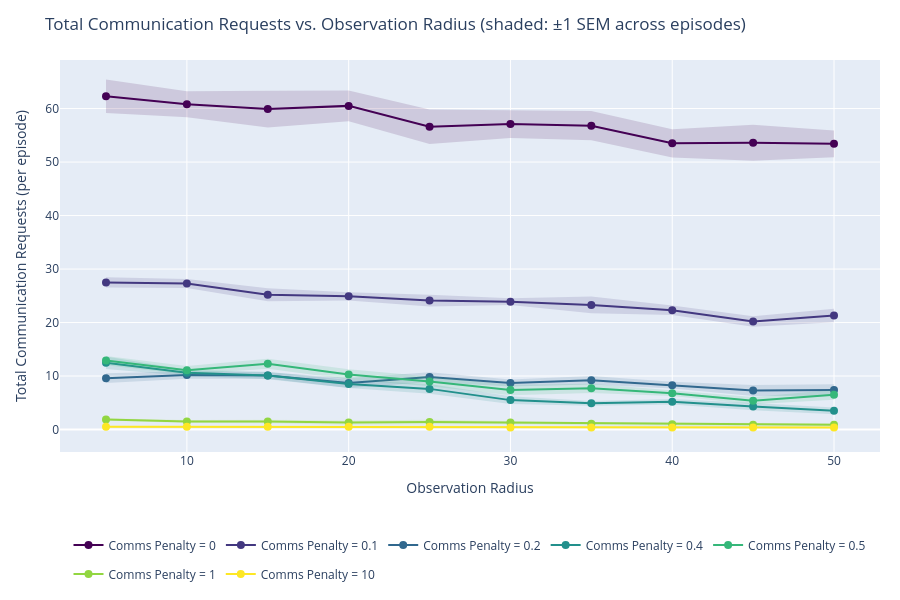

The cell this chart's notebook holds for it:
### Markdown cell above
### Communication Rate vs. Observation Radius

### Code cell
fig = go.Figure()
for series in series_order:
    color = series_colors[series]
    s = summary[series]
    xs = np.array(s['obs_radius'])
    ys = np.array(s['requests_mean'])
    es = np.array(s['requests_sem'])

    fig.add_trace(go.Scatter(
        x=np.concatenate([xs, xs[::-1]]),
        y=np.concatenate([ys + es, (ys - es)[::-1]]),
        fill='toself',
        fillcolor=_rgb_to_rgba(color, alpha=0.15),
        line=dict(color='rgba(255,255,255,0)'),
        legendgroup=series, showlegend=False, hoverinfo='skip',
    ))
    fig.add_trace(go.Scatter(
        x=xs, y=ys, mode='lines+markers',
        name=series, line=dict(color=color), marker=dict(color=color, size=8),
        legendgroup=series,
        hovertemplate=f"{series}<br>obs_radius=%{{x:.1f}}<br>requests=%{{y:.1f}}<extra></extra>",
    ))

fig.update_layout(
    title="Total Communication Requests vs. Observation Radius (shaded: ±1 SEM across episodes)",
    xaxis_title="Observation Radius",
    yaxis_title="Total Communication Requests (per episode)",
    height=600, width=900, hovermode='closest', autosize=True,
    margin=dict(l=60, r=20, t=60, b=120),
    legend=dict(orientation='h', yanchor='top', y=-0.2, xanchor='center', x=0.5),
)
fig.show()

### Figure 1 — Plotly figure (JSON) as saved in the notebook; plotly's stock layout.template omitted (floating-point values rounded to 4 significant figures)
{"data": [{"fill": "toself", "fillcolor": "rgba(68,1,84,0.15)", "hoverinfo": "skip", "legendgroup": "Comms Penalty = 0", "line": {"color": "rgba(255,255,255,0)"}, "showlegend": false, "type": "scatter", "x": [5.0, 10.0, 15.0, 20.0, 25.0, 30.0, 35.0, 40.0, 45.0, 50.0, 50.0, 45.0, 40.0, 35.0, 30.0, 25.0, 20.0, 15.0, 10.0, 5.0], "y": [65.41, 63.23, 63.34, 63.35, 59.83, 59.72, 59.54, 56.16, 56.96, 55.91, 50.89, 50.24, 50.84, 54.06, 54.48, 53.37, 57.65, 56.46, 58.37, 59.19]}, {"hovertemplate": "Comms Penalty = 0<br>obs_radius=%{x:.1f}<br>requests=%{y:.1f}<extra></extra>", "legendgroup": "Comms Penalty = 0", "line": {"color": "rgb(68, 1, 84)"}, "marker": {"color": "rgb(68, 1, 84)", "size": 8}, "mode": "lines+markers", "name": "Comms Penalty = 0", "type": "scatter", "x": [5.0, 10.0, 15.0, 20.0, 25.0, 30.0, 35.0, 40.0, 45.0, 50.0], "y": [62.3, 60.8, 59.9, 60.5, 56.6, 57.1, 56.8, 53.5, 53.6, 53.4]}, {"fill": "toself", "fillcolor": "rgba(67,56,128,0.15)", "hoverinfo": "skip", "legendgroup": "Comms Penalty = 0.1", "line": {"color": "rgba(255,255,255,0)"}, "showlegend": false, "type": "scatter", "x": [5.0, 10.0, 15.0, 20.0, 25.0, 30.0, 35.0, 40.0, 45.0, 50.0, 50.0, 45.0, 40.0, 35.0, 30.0, 25.0, 20.0, 15.0, 10.0, 5.0], "y": [28.47, 28.13, 26.42, 25.67, 25.18, 24.52, 24.88, 23.17, 21.19, 22.56, 20.04, 19.21, 21.43, 21.72, 23.28, 23.02, 24.13, 23.98, 26.47, 26.53]}, {"hovertemplate": "Comms Penalty = 0.1<br>obs_radius=%{x:.1f}<br>requests=%{y:.1f}<extra></extra>", "legendgroup": "Comms Penalty = 0.1", "line": {"color": "rgb(67, 56, 128)"}, "marker": {"color": "rgb(67, 56, 128)", "size": 8}, "mode": "lines+markers", "name": "Comms Penalty = 0.1", "type": "scatter", "x": [5.0, 10.0, 15.0, 20.0, 25.0, 30.0, 35.0, 40.0, 45.0, 50.0], "y": [27.5, 27.3, 25.2, 24.9, 24.1, 23.9, 23.3, 22.3, 20.2, 21.3]}, {"fill": "toself", "fillcolor": "rgba(49,104,142,0.15)", "hoverinfo": "skip", "legendgroup": "Comms Penalty = 0.2", "line": {"color": "rgba(255,255,255,0)"}, "showlegend": false, "type": "scatter", "x": [5.0, 10.0, 15.0, 20.0, 25.0, 30.0, 35.0, 40.0, 45.0, 50.0, 50.0, 45.0, 40.0, 35.0, 30.0, 25.0, 20.0, 15.0, 10.0, 5.0], "y": [10.51, 10.9, 10.72, 9.632, 10.72, 9.367, 10.0, 8.916, 8.312, 8.477, 6.323, 6.288, 7.684, 8.4, 8.033, 8.883, 7.768, 9.477, 9.504, 8.691]}, {"hovertemplate": "Comms Penalty = 0.2<br>obs_radius=%{x:.1f}<br>requests=%{y:.1f}<extra></extra>", "legendgroup": "Comms Penalty = 0.2", "line": {"color": "rgb(49, 104, 142)"}, "marker": {"color": "rgb(49, 104, 142)", "size": 8}, "mode": "lines+markers", "name": "Comms Penalty = 0.2", "type": "scatter", "x": [5.0, 10.0, 15.0, 20.0, 25.0, 30.0, 35.0, 40.0, 45.0, 50.0], "y": [9.6, 10.2, 10.1, 8.7, 9.8, 8.7, 9.2, 8.3, 7.3, 7.4]}, {"fill": "toself", "fillcolor": "rgba(34,144,140,0.15)", "hoverinfo": "skip", "legendgroup": "Comms Penalty = 0.4", "line": {"color": "rgba(255,255,255,0)"}, "showlegend": false, "type": "scatter", "x": [5.0, 10.0, 15.0, 20.0, 25.0, 30.0, 35.0, 40.0, 45.0, 50.0, 50.0, 45.0, 40.0, 35.0, 30.0, 25.0, 20.0, 15.0, 10.0, 5.0], "y": [13.67, 11.18, 10.82, 9.249, 8.497, 6.219, 5.333, 5.712, 4.984, 4.119, 2.881, 3.616, 4.688, 4.467, 4.781, 6.703, 7.751, 9.378, 10.02, 11.33]}, {"hovertemplate": "Comms Penalty = 0.4<br>obs_radius=%{x:.1f}<br>requests=%{y:.1f}<extra></extra>", "legendgroup": "Comms Penalty = 0.4", "line": {"color": "rgb(34, 144, 140)"}, "marker": {"color": "rgb(34, 144, 140)", "size": 8}, "mode": "lines+markers", "name": "Comms Penalty = 0.4", "type": "scatter", "x": [5.0, 10.0, 15.0, 20.0, 25.0, 30.0, 35.0, 40.0, 45.0, 50.0], "y": [12.5, 10.6, 10.1, 8.5, 7.6, 5.5, 4.9, 5.2, 4.3, 3.5]}, {"fill": "toself", "fillcolor": "rgba(53,183,121,0.15)", "hoverinfo": "skip", "legendgroup": "Comms Penalty = 0.5", "line": {"color": "rgba(255,255,255,0)"}, "showlegend": false, "type": "scatter", "x": [5.0, 10.0, 15.0, 20.0, 25.0, 30.0, 35.0, 40.0, 45.0, 50.0, 50.0, 45.0, 40.0, 35.0, 30.0, 25.0, 20.0, 15.0, 10.0, 5.0], "y": [13.76, 11.9, 13.24, 11.26, 9.919, 8.368, 8.583, 7.354, 6.086, 7.422, 5.578, 4.714, 6.246, 6.817, 6.432, 8.081, 9.345, 11.36, 10.3, 12.04]}, {"hovertemplate": "Comms Penalty = 0.5<br>obs_radius=%{x:.1f}<br>requests=%{y:.1f}<extra></extra>", "legendgroup": "Comms Penalty = 0.5", "line": {"color": "rgb(53, 183, 121)"}, "marker": {"color": "rgb(53, 183, 121)", "size": 8}, "mode": "lines+markers", "name": "Comms Penalty = 0.5", "type": "scatter", "x": [5.0, 10.0, 15.0, 20.0, 25.0, 30.0, 35.0, 40.0, 45.0, 50.0], "y": [12.9, 11.1, 12.3, 10.3, 9.0, 7.4, 7.7, 6.8, 5.4, 6.5]}, {"fill": "toself", "fillcolor": "rgba(146,214,65,0.15)", "hoverinfo": "skip", "legendgroup": "Comms Penalty = 1", "line": {"color": "rgba(255,255,255,0)"}, "showlegend": false, "type": "scatter", "x": [5.0, 10.0, 15.0, 20.0, 25.0, 30.0, 35.0, 40.0, 45.0, 50.0, 50.0, 45.0, 40.0, 35.0, 30.0, 25.0, 20.0, 15.0, 10.0, 5.0], "y": [2.133, 1.769, 1.842, 1.696, 1.827, 1.6, 1.377, 1.298, 1.177, 1.177, 0.6231, 0.6231, 0.7019, 0.8231, 1.0, 0.9731, 0.9042, 1.158, 1.231, 1.667]}, {"hovertemplate": "Comms Penalty = 1<br>obs_radius=%{x:.1f}<br>requests=%{y:.1f}<extra></extra>", "legendgroup": "Comms Penalty = 1", "line": {"color": "rgb(146, 214, 65)"}, "marker": {"color": "rgb(146, 214, 65)", "size": 8}, "mode": "lines+markers", "name": "Comms Penalty = 1", "type": "scatter", "x": [5.0, 10.0, 15.0, 20.0, 25.0, 30.0, 35.0, 40.0, 45.0, 50.0], "y": [1.9, 1.5, 1.5, 1.3, 1.4, 1.3, 1.1, 1.0, 0.9, 0.9]}, {"fill": "toself", "fillcolor": "rgba(253,231,37,0.15)", "hoverinfo": "skip", "legendgroup": "Comms Penalty = 10", "line": {"color": "rgba(255,255,255,0)"}, "showlegend": false, "type": "scatter", "x": [5.0, 10.0, 15.0, 20.0, 25.0, 30.0, 35.0, 40.0, 45.0, 50.0, 50.0, 45.0, 40.0, 35.0, 30.0, 25.0, 20.0, 15.0, 10.0, 5.0], "y": [0.7236, 0.7236, 0.7236, 0.7236, 0.7687, 0.6211, 0.6211, 0.6211, 0.6211, 0.6211, 0.1789, 0.1789, 0.1789, 0.1789, 0.1789, 0.2313, 0.2764, 0.2764, 0.2764, 0.2764]}, {"hovertemplate": "Comms Penalty = 10<br>obs_radius=%{x:.1f}<br>requests=%{y:.1f}<extra></extra>", "legendgroup": "Comms Penalty = 10", "line": {"color": "rgb(253, 231, 37)"}, "marker": {"color": "rgb(253, 231, 37)", "size": 8}, "mode": "lines+markers", "name": "Comms Penalty = 10", "type": "scatter", "x": [5.0, 10.0, 15.0, 20.0, 25.0, 30.0, 35.0, 40.0, 45.0, 50.0], "y": [0.5, 0.5, 0.5, 0.5, 0.5, 0.4, 0.4, 0.4, 0.4, 0.4]}], "layout": {"autosize": true, "height": 600, "hovermode": "closest", "legend": {"orientation": "h", "x": 0.5, "xanchor": "center", "y": -0.2, "yanchor": "top"}, "margin": {"b": 120, "l": 60, "r": 20, "t": 60}, "title": {"text": "Total Communication Requests vs. Observation Radius (shaded: ±1 SEM across episodes)"}, "width": 900, "xaxis": {"title": {"text": "Observation Radius"}}, "yaxis": {"title": {"text": "Total Communication Requests (per episode)"}}}}
